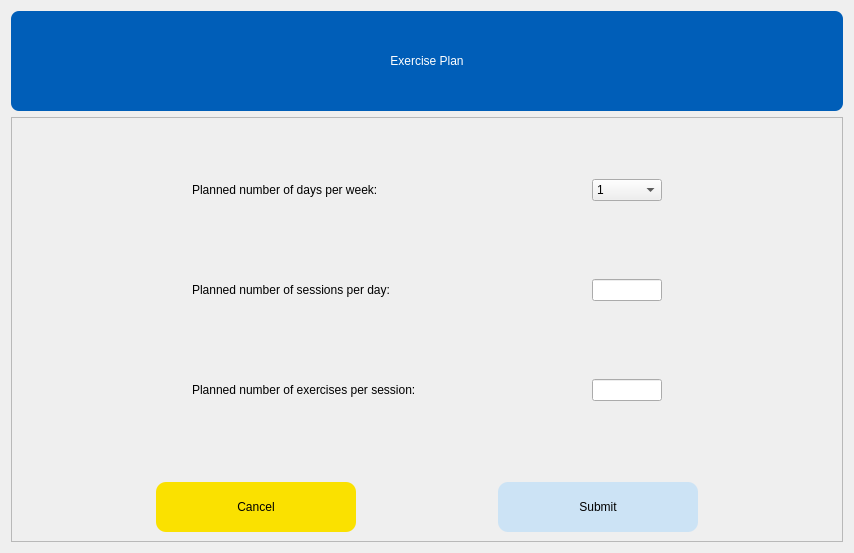
<?xml version="1.0" encoding="UTF-8"?>
<ui version="4.0">
 <class>Dialog</class>
 <widget class="QDialog" name="Dialog">
  <property name="geometry">
   <rect>
    <x>0</x>
    <y>0</y>
    <width>854</width>
    <height>553</height>
   </rect>
  </property>
  <property name="windowTitle">
   <string>Dialog</string>
  </property>
  <layout class="QGridLayout" name="gridLayout_2">
   <item row="0" column="0">
    <widget class="QLabel" name="label">
     <property name="maximumSize">
      <size>
       <width>16777215</width>
       <height>100</height>
      </size>
     </property>
     <property name="styleSheet">
      <string notr="true">background : #005EB8;
font: Bold 28pt &quot;Arial&quot;;
color:white;
border-radius:8px;</string>
     </property>
     <property name="text">
      <string>Exercise Plan</string>
     </property>
     <property name="alignment">
      <set>Qt::AlignCenter</set>
     </property>
    </widget>
   </item>
   <item row="1" column="0">
    <widget class="QFrame" name="frame">
     <property name="frameShape">
      <enum>QFrame::StyledPanel</enum>
     </property>
     <property name="frameShadow">
      <enum>QFrame::Raised</enum>
     </property>
     <layout class="QVBoxLayout" name="verticalLayout">
      <item>
       <layout class="QGridLayout" name="gridLayout">
        <item row="4" column="2">
         <spacer name="horizontalSpacer_11">
          <property name="orientation">
           <enum>Qt::Horizontal</enum>
          </property>
          <property name="sizeHint" stdset="0">
           <size>
            <width>40</width>
            <height>20</height>
           </size>
          </property>
         </spacer>
        </item>
        <item row="2" column="1">
         <widget class="QLabel" name="label_3">
          <property name="styleSheet">
           <string notr="true">font: 16pt &quot;Arial&quot;;</string>
          </property>
          <property name="text">
           <string>Planned number of sessions per day:</string>
          </property>
         </widget>
        </item>
        <item row="4" column="0">
         <spacer name="horizontalSpacer_10">
          <property name="orientation">
           <enum>Qt::Horizontal</enum>
          </property>
          <property name="sizeHint" stdset="0">
           <size>
            <width>40</width>
            <height>20</height>
           </size>
          </property>
         </spacer>
        </item>
        <item row="5" column="1">
         <spacer name="horizontalSpacer_15">
          <property name="orientation">
           <enum>Qt::Horizontal</enum>
          </property>
          <property name="sizeHint" stdset="0">
           <size>
            <width>40</width>
            <height>20</height>
           </size>
          </property>
         </spacer>
        </item>
        <item row="2" column="0">
         <spacer name="horizontalSpacer_7">
          <property name="orientation">
           <enum>Qt::Horizontal</enum>
          </property>
          <property name="sizeHint" stdset="0">
           <size>
            <width>40</width>
            <height>20</height>
           </size>
          </property>
         </spacer>
        </item>
        <item row="0" column="2">
         <spacer name="horizontalSpacer_4">
          <property name="orientation">
           <enum>Qt::Horizontal</enum>
          </property>
          <property name="sizeHint" stdset="0">
           <size>
            <width>40</width>
            <height>20</height>
           </size>
          </property>
         </spacer>
        </item>
        <item row="0" column="1">
         <widget class="QLabel" name="label_2">
          <property name="styleSheet">
           <string notr="true">font: 16pt &quot;Arial&quot;;</string>
          </property>
          <property name="text">
           <string>Planned number of days per week:</string>
          </property>
         </widget>
        </item>
        <item row="0" column="4">
         <spacer name="horizontalSpacer_5">
          <property name="orientation">
           <enum>Qt::Horizontal</enum>
          </property>
          <property name="sizeHint" stdset="0">
           <size>
            <width>40</width>
            <height>20</height>
           </size>
          </property>
         </spacer>
        </item>
        <item row="0" column="0">
         <spacer name="horizontalSpacer_6">
          <property name="orientation">
           <enum>Qt::Horizontal</enum>
          </property>
          <property name="sizeHint" stdset="0">
           <size>
            <width>40</width>
            <height>20</height>
           </size>
          </property>
         </spacer>
        </item>
        <item row="0" column="3">
         <widget class="QComboBox" name="comboBox">
          <property name="minimumSize">
           <size>
            <width>0</width>
            <height>0</height>
           </size>
          </property>
          <property name="maximumSize">
           <size>
            <width>70</width>
            <height>16777215</height>
           </size>
          </property>
          <property name="styleSheet">
           <string notr="true">font: 14pt &quot;Arial&quot;;

</string>
          </property>
          <item>
           <property name="text">
            <string>1</string>
           </property>
          </item>
          <item>
           <property name="text">
            <string>2</string>
           </property>
          </item>
          <item>
           <property name="text">
            <string>3</string>
           </property>
          </item>
          <item>
           <property name="text">
            <string>4</string>
           </property>
          </item>
          <item>
           <property name="text">
            <string>5</string>
           </property>
          </item>
          <item>
           <property name="text">
            <string>6</string>
           </property>
          </item>
          <item>
           <property name="text">
            <string>7</string>
           </property>
          </item>
         </widget>
        </item>
        <item row="2" column="3">
         <widget class="QLineEdit" name="lineEdit">
          <property name="maximumSize">
           <size>
            <width>70</width>
            <height>16777215</height>
           </size>
          </property>
          <property name="styleSheet">
           <string notr="true">font: 14pt &quot;Arial&quot;;</string>
          </property>
         </widget>
        </item>
        <item row="1" column="1">
         <spacer name="horizontalSpacer_13">
          <property name="orientation">
           <enum>Qt::Horizontal</enum>
          </property>
          <property name="sizeHint" stdset="0">
           <size>
            <width>40</width>
            <height>20</height>
           </size>
          </property>
         </spacer>
        </item>
        <item row="2" column="4">
         <spacer name="horizontalSpacer_9">
          <property name="orientation">
           <enum>Qt::Horizontal</enum>
          </property>
          <property name="sizeHint" stdset="0">
           <size>
            <width>40</width>
            <height>20</height>
           </size>
          </property>
         </spacer>
        </item>
        <item row="3" column="1">
         <spacer name="horizontalSpacer_14">
          <property name="orientation">
           <enum>Qt::Horizontal</enum>
          </property>
          <property name="sizeHint" stdset="0">
           <size>
            <width>40</width>
            <height>20</height>
           </size>
          </property>
         </spacer>
        </item>
        <item row="2" column="2">
         <spacer name="horizontalSpacer_8">
          <property name="orientation">
           <enum>Qt::Horizontal</enum>
          </property>
          <property name="sizeHint" stdset="0">
           <size>
            <width>40</width>
            <height>20</height>
           </size>
          </property>
         </spacer>
        </item>
        <item row="4" column="1">
         <widget class="QLabel" name="label_4">
          <property name="styleSheet">
           <string notr="true">font: 16pt &quot;Arial&quot;;</string>
          </property>
          <property name="text">
           <string>Planned number of exercises per session:</string>
          </property>
         </widget>
        </item>
        <item row="4" column="4">
         <spacer name="horizontalSpacer_12">
          <property name="orientation">
           <enum>Qt::Horizontal</enum>
          </property>
          <property name="sizeHint" stdset="0">
           <size>
            <width>40</width>
            <height>20</height>
           </size>
          </property>
         </spacer>
        </item>
        <item row="4" column="3">
         <widget class="QLineEdit" name="lineEdit_2">
          <property name="maximumSize">
           <size>
            <width>70</width>
            <height>16777215</height>
           </size>
          </property>
          <property name="styleSheet">
           <string notr="true">font: 14pt &quot;Arial&quot;;</string>
          </property>
         </widget>
        </item>
       </layout>
      </item>
      <item>
       <layout class="QHBoxLayout" name="horizontalLayout">
        <item>
         <spacer name="horizontalSpacer">
          <property name="orientation">
           <enum>Qt::Horizontal</enum>
          </property>
          <property name="sizeHint" stdset="0">
           <size>
            <width>40</width>
            <height>20</height>
           </size>
          </property>
         </spacer>
        </item>
        <item>
         <widget class="QPushButton" name="pushButton">
          <property name="minimumSize">
           <size>
            <width>200</width>
            <height>50</height>
           </size>
          </property>
          <property name="styleSheet">
           <string notr="true">border-radius:10px;
font: 14pt &quot;Arial&quot;;
background-color: rgb(250, 225, 0);
</string>
          </property>
          <property name="text">
           <string>Cancel</string>
          </property>
         </widget>
        </item>
        <item>
         <spacer name="horizontalSpacer_2">
          <property name="orientation">
           <enum>Qt::Horizontal</enum>
          </property>
          <property name="sizeHint" stdset="0">
           <size>
            <width>40</width>
            <height>20</height>
           </size>
          </property>
         </spacer>
        </item>
        <item>
         <widget class="QPushButton" name="pushButton_2">
          <property name="minimumSize">
           <size>
            <width>200</width>
            <height>50</height>
           </size>
          </property>
          <property name="styleSheet">
           <string notr="true">background-color: rgb(204, 227, 245);
font: 14pt &quot;Arial&quot;;
border-radius:10px;</string>
          </property>
          <property name="text">
           <string>Submit</string>
          </property>
         </widget>
        </item>
        <item>
         <spacer name="horizontalSpacer_3">
          <property name="orientation">
           <enum>Qt::Horizontal</enum>
          </property>
          <property name="sizeHint" stdset="0">
           <size>
            <width>40</width>
            <height>20</height>
           </size>
          </property>
         </spacer>
        </item>
       </layout>
      </item>
     </layout>
    </widget>
   </item>
  </layout>
 </widget>
 <resources/>
 <connections/>
</ui>
